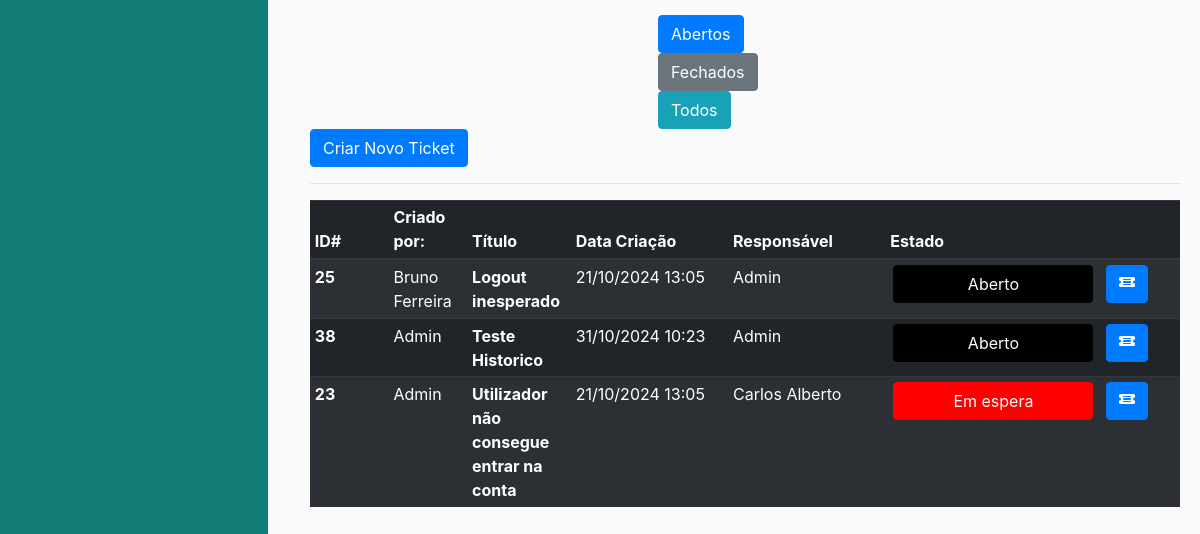
Page /listaticket/?aberto=1 (signed in, lower part) on the earlier database version.
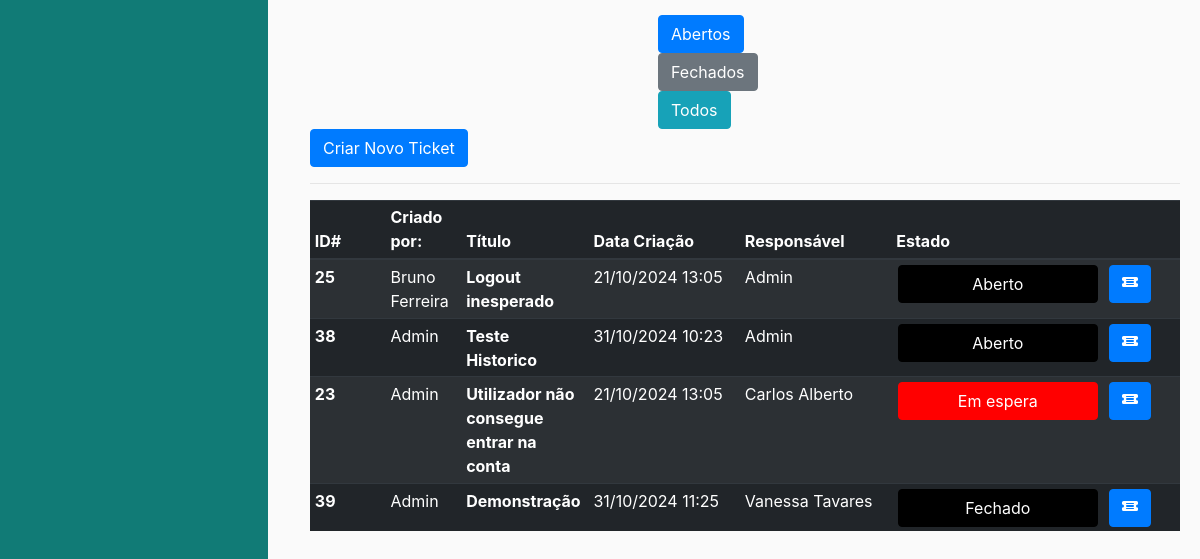
Same page on the later database version.
### ticket/models.py (models this page shows, shortened)
class Ticket(models.Model):
    uuid = models.UUIDField(default = uuid.uuid4)
    nome = models.CharField(max_length=50, verbose_name='Titulo')
    dataCriacao = models.DateTimeField(default=timezone.now(), verbose_name='Data de Criação')
    descricao = models.CharField(max_length=300, verbose_name='Descrição')
    usuarios = models.ForeignKey(Usuarios, null = True, on_delete=models.CASCADE, related_name="responsavel", verbose_name='Responsável')
    app_tpPedidos = models.ForeignKey(Apps_tpPedidos, on_delete=models.CASCADE, verbose_name='Tipo de Problema')
    prioridade = models.ForeignKey(Prioridade, null = True , on_delete=models.CASCADE, verbose_name='Prioridade')
    resolucao = models.ForeignKey(Resolucao, null = True, on_delete=models.CASCADE, verbose_name='Resolução')
    id_Proprietario = models.ForeignKey(Usuarios, null = True, on_delete=models.CASCADE, related_name="criador", verbose_name='Criador do Ticket')
    estado = models.ForeignKey(Estado,null = True,default = 1, on_delete=models.CASCADE, verbose_name='Estado Atual')
    usuario_app = models.ForeignKey(Usuarios_Apps,null = True, on_delete=models.CASCADE)
    app = models.ForeignKey(Apps, on_delete=models.CASCADE)
    url = models.CharField(max_length=200, verbose_name="URL", null= True)

class Usuarios(AbstractBaseUser):
    uuid = models.UUIDField(default = uuid.uuid4)
    nome = models.CharField(max_length=100, unique=True,verbose_name='Utilizador')
    email = models.EmailField(verbose_name='E-mail')
    foto = models.ImageField(null=True, blank=True, upload_to='users/uploads/fotos',verbose_name='Foto')
    descricao = models.CharField(max_length=250, null=True)
    EscolhasRole = {
    ("Interno", "Interno"),
    ("Operador", "Operador"),
    ("Cliente", "Cliente"),
    }
    role = models.CharField(max_length=50,choices= EscolhasRole ,verbose_name='Cargo')
    entidade = models.ManyToManyField(Entidades, verbose_name='Entidades')
    telefone = PhoneNumberField(null=True, blank=False, unique=True, verbose_name='Telefone')
    date_of_birth = models.DateField(verbose_name='Data de Nascimento')
    is_active = models.BooleanField(default=True, verbose_name='Ativo?')
    is_admin = models.BooleanField(default=False, verbose_name='Admin?')
    objects = MyUserManager()
    USERNAME_FIELD = 'nome'
    REQUIRED_FIELDS = ['date_of_birth','email']
    def nomes_entidade(self):
            return ', '.join([a.nome for a in self.entidade.all()])
    nomes_entidade.short_description = "Entidades"

class Estado(models.Model):
    estado = models.CharField(max_length=20)
    cor = models.CharField(max_length=30)
    font_color = models.CharField(max_length=30)
    descricao = models.CharField(max_length=300)

### ticket/views.py (the view)
# urls.py: path('listaticket/', ticket_views.ticket_list, name ='listaticket'), #URL para a gestão de tickets
def ticket_list(request):
    ticketall = Ticket.objects.all()
    tickuser = request.user
    tickets = Ticket.objects.filter(Q(usuarios=tickuser) | Q(id_Proprietario=tickuser))
    cliente = Ticket.objects.filter(id_Proprietario=tickuser)
    aberto = request.GET.get('aberto')
    if (aberto == "1"):
        ticketall = Ticket.objects.all().exclude(Q(estado=6) | Q(estado=7))
    ticketfilter = TicketFilter(request.GET, ticketall)
    ticketfilteroperador = TicketFilter(request.GET, tickets)
    ticketfiltercliente = TicketFilter(request.GET, cliente)
    total_resultados = ticketfilter.qs.count()
    estado_filtro = request.GET.get('estado')
    if estado_filtro == 'abertos':
        tickets = Ticket.objects.exclude(Q(estado__estado=6) | Q(usuarios=tickuser) | Q(id_Proprietario=tickuser))
    elif estado_filtro == 'fechados':
        tickets = Ticket.objects.filter(Q(estado__estado=6) | Q(usuarios=tickuser) | Q(id_Proprietario=tickuser))
    else:
        tickets = Ticket.objects.filter(Q(usuarios=tickuser) | Q(id_Proprietario=tickuser))
    return render(request, 'ticket/listaticket.html',
                  {'tickets': ticketfilteroperador.qs,
                   'ticketall': ticketfilter.qs,
                   'cliente':ticketfiltercliente.qs,
                   'filter':ticketfilter,
                   'total':total_resultados})

### ticket/templates/ticket/listaticket.html (shortened to what this page needs)
{% extends "ticket/base.html" %}
{% block content %}
<body>
{% if user.is_authenticated %}
    {% if user.role == "Operador" %}
      {% if tickets %}
      <div class="filtros-rapidos" style="margin: auto; width: 20%;">
        <a href="{% url 'listaticket' %}?estado=1" class="btn btn-primary">Abertos</a>
        <a href="{% url 'listaticket' %}?estado=6" class="btn btn-secondary">Fechados</a>
        <a href="{% url 'listaticket' %}" class="btn btn-info">Todos</a>
      </div>
      <button type="button" class="btn btn-primary"><a href="{% url 'novoticket' %}">Criar Novo Ticket</a></button>
      <hr>
      <table class="table table-striped table-dark table-sm">
          <thead>
            <tr>
              <th class="col-2 col-sm-1">ID#</th>
              <th class="col-2 col-sm-1">Criado por:</th>
              <th class="col-2 col-sm-1">Título</th>
              <th class="col-2 col-sm-2">Data Criação</th>
              <th class="col-2 col-sm-2">Responsável</th>
              <th class="col-2 col-sm-1">Estado</th>
              <th class="col-3 col-sm-1"></th>
            </tr>
          </thead>
          <tbody>
            {% for ticket in tickets %}
            <tr>
              <th>{{ ticket.id }}</th>
              <td>{{ ticket.id_Proprietario.nome }}</td>
              <th scope="row">{{ ticket.nome }}</th>
              <td>{{ ticket.dataCriacao|date:"d/m/Y H:i" }}</td>
              <td>{{ ticket.usuarios.nome }}</td>
              <td style="text-align:center"><button style="background-color:{{ticket.estado.font_color}}; border-color:{{ticket.estado.font_color}}; width:200px"type="button" class="btn btn-primary">{{ ticket.estado.estado }}</button></td>
              <td><button type="button" class="btn btn-primary"><a href="{% url 'detalheticket' ticket.uuid %}">
                </a></button>
            </tr>
            {% endfor %}
          </tbody>
      </table>
    {% endif %}
  {% endif %}
{% endif %}
</body>
{% endblock content %}

### ticket/templates/ticket/base.html (shortened to what this page needs)
{% load static %}
<!DOCTYPE html>
<html lang="en">
<head>
    <link rel="stylesheet" href="https://cdn.jsdelivr.net/npm/bootstrap@4.0.0/dist/css/bootstrap.min.css">
    <link rel="stylesheet" type="text/css" href="{% static 'ticket/main.css' %}">
</head>
<body>
    {% if user.nome == "Registo" %}
    <div class="wrapper">
        <nav id="sidebar">
            <div class="sidebar-header">
                <a href = "{% url 'ticket-home' %}"> <img src="{% static 'ticket/Qloudyx.png' %}" style="width:200px;height:100%;"></a>
                <a class="close" onclick="CloseMenu()">&nbsp×&nbsp</a>
                <hr>
                <form method="post" action="{% url 'logout' %}">
                    {% csrf_token %}
                    <a><button style="color:white; text-align:center" class="astext" type="submit">Logout</button></a>
                </form>
                <hr>
            </div>
            </ul>
        </nav>
            <main role="main" class="container">
                <div class="row">
                    <div class="col-md-8">
                        {% if messages %}
                            {% for message in messages %}
                                <div class="alert alert-{{ message.tags }} ">
                                    {{ message }}
                                </div>
                            {% endfor %}
                        {% endif %}
                    </div>
                </div>
            </main>
            <div class="collapse navbar-collapse" id="navbarSupportedContent">
                <ul class="nav navbar-nav ml-auto">
                    <li class="nav-item active">
                        <div class="dropdown">
                            {% if user.is_authenticated %}
                            <img src= "{{ user.foto.url }} " alt="Menu" class="rounded-circle" width="150" />
                            <center>
                            </center>
                        </div>
                        {% endif %}
                    </li>
                </ul>
                </div>
        </div>
        {% block restricted %}{% endblock %}
    {% else %}
    <div class="wrapper">
        <nav id="sidebar">
        </nav>
        </div>
        <div id="content">
            {% block content %}{% endblock %}
            {% endif %}
</body>
</html>

### ticket/static/ticket/main.css (style rules this page uses)
body { background: #fafafa; }
hr { background-color: white; }
a, a:hover, a:focus { color: inherit; text-decoration: none; transition: all 0.3s; }
.wrapper { display: flex; width: 100%; align-items: stretch; }
#sidebar { height: 100%; width: 250; position: fixed; z-index: 1; overflow-x: hidden; background: #117B76; color: #fff; transition: all 0.3s; }
#content { margin-left: 290px; position: relative; padding: 20px; min-height: 100vh; transition: all 0.3s; }

Differences in the rows shown:
added Ticket: id "39", id_Proprietario.nome "Admin", nome "Demonstração", dataCriacao "31/10/2024 11:25", usuarios.nome "Vanessa Tavares", estado.estado "Fechado"
